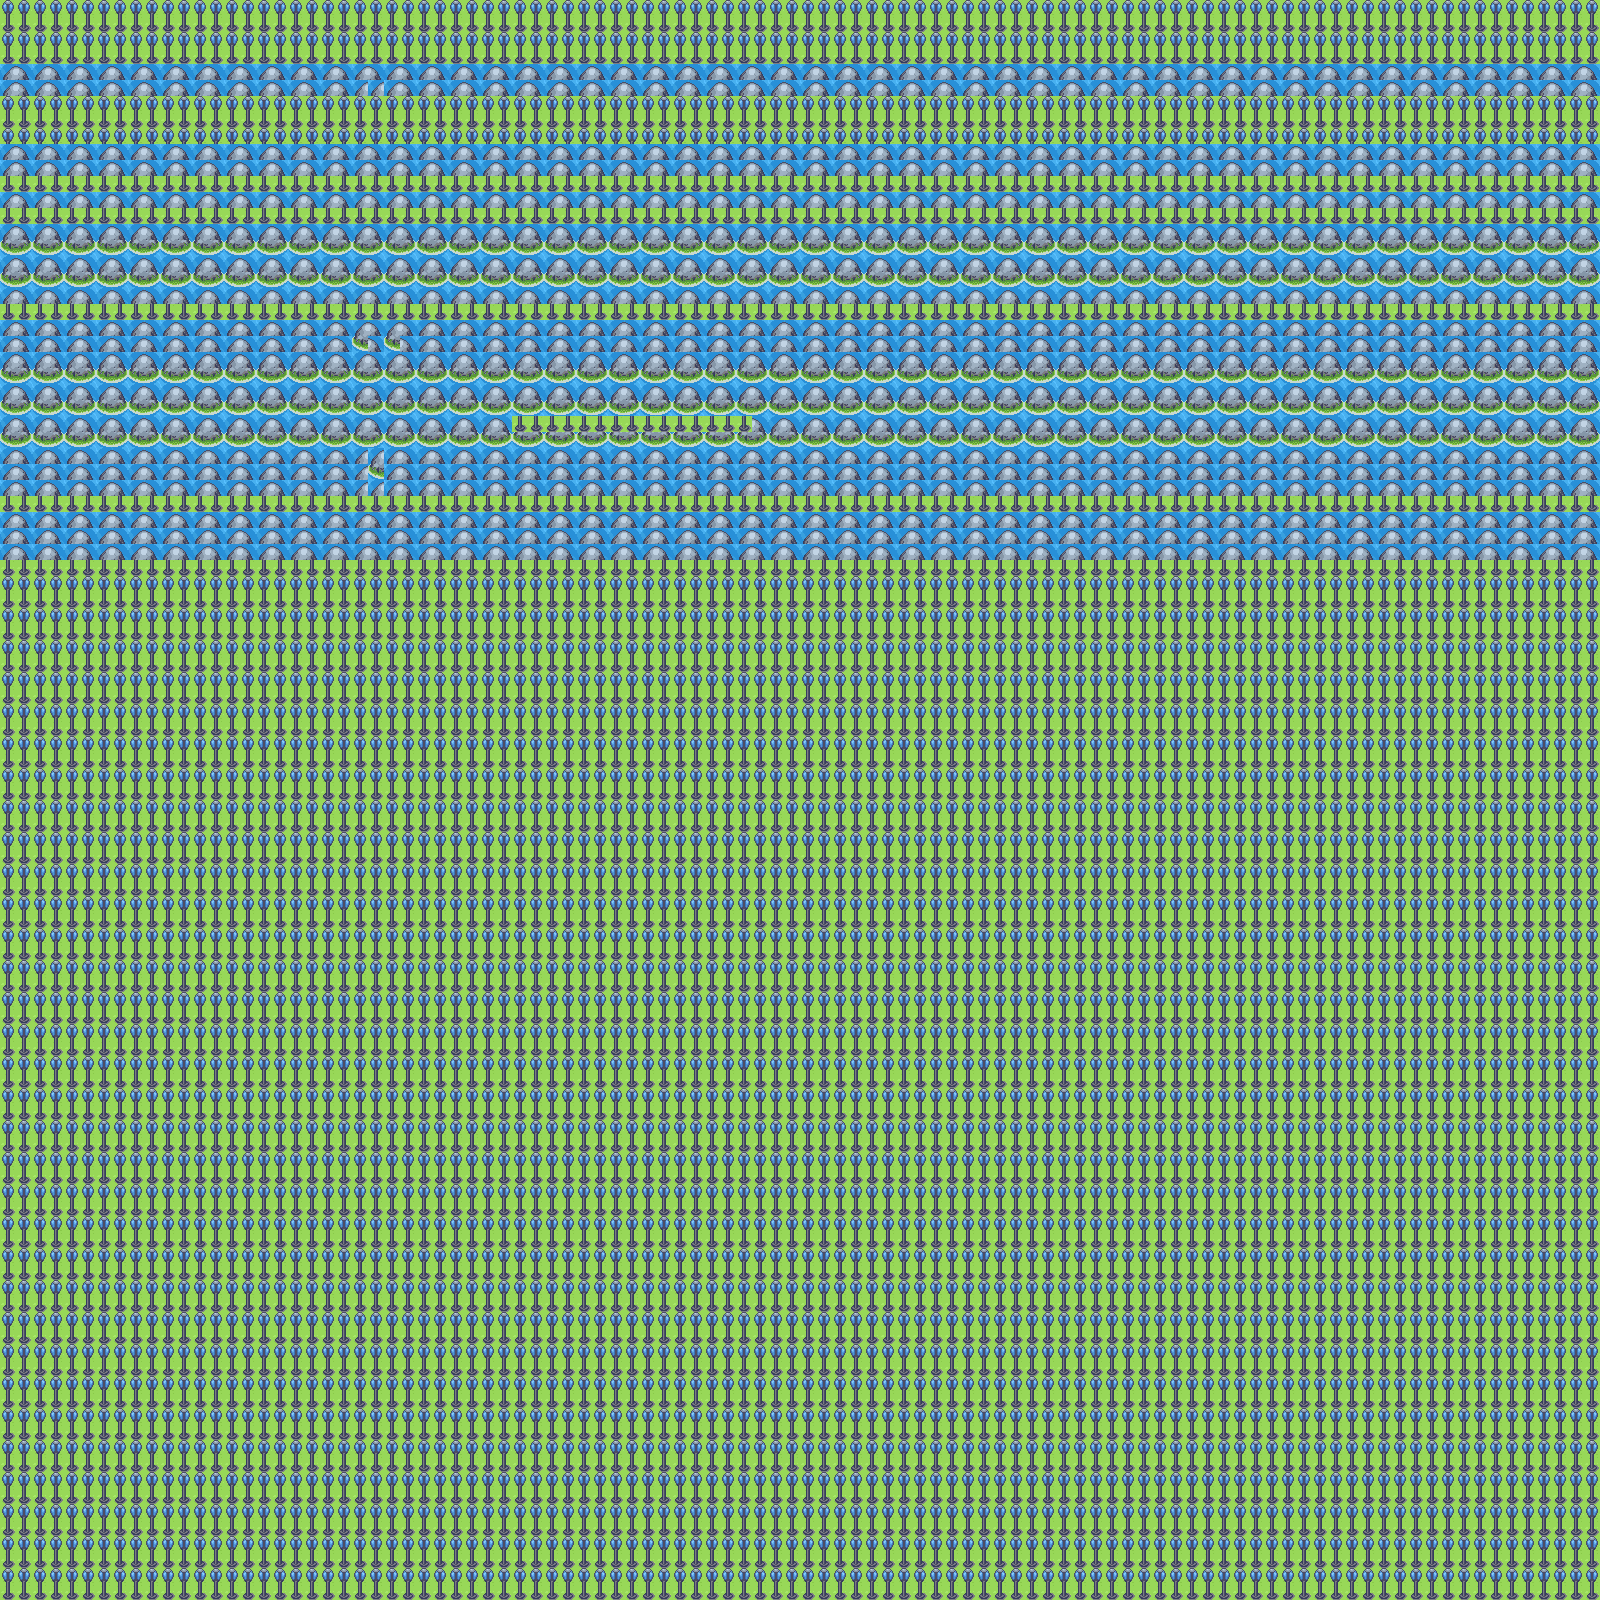

The image is a tile-based game level rendered from a .tmx file. Its description and source (layers, tilesets, objects; grid data summarised) follow:
An orthogonal 100x100 tile map with 16x16 px tiles, 1 tile layer (Capa de Patrones 1).

<map version="1.0" orientation="orthogonal" renderorder="right-down" width="100" height="100" tilewidth="16" tileheight="16" nextobjectid="1">
 <tileset firstgid="1" name="tileset3" tilewidth="16" tileheight="16" spacing="1" tilecount="459" columns="27">
  <image source="tileset3.png" width="458" height="300" />
 </tileset>
 <layer name="Capa de Patrones 1" width="100" height="100">
  <data>[10000 cells, 10000 non-empty, 6 distinct tile ids]</data>
 </layer>
</map>
